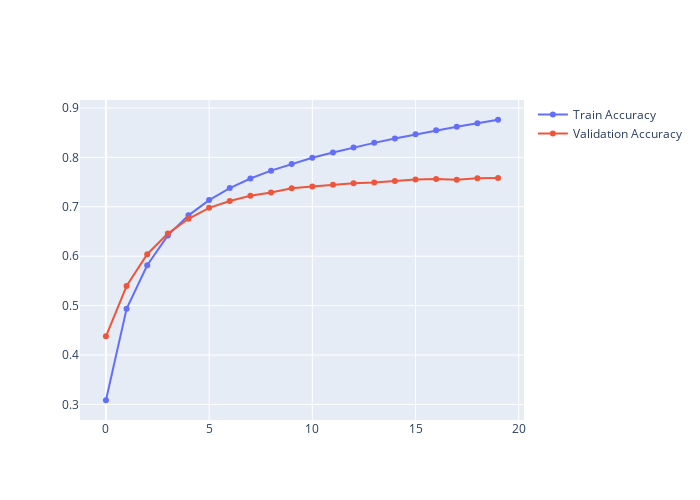

Notebook code cell kept with this figure:
### Markdown cell above
### Evaluation

### Code cell
get_model_metrics(y_val, model_tf_idf.predict(X_val_tf_idf_tensor), full_report = 0, plot = 1)

### Figure 1 — Plotly figure (JSON) as saved in the notebook; plotly's stock layout.template omitted (floating-point values rounded to 4 significant figures; data arrays with more than 128 entries replaced by an {"elided": "..."} marker saying what was removed)
{"data": [{"mode": "lines+markers", "name": "Train Accuracy", "type": "scatter", "x": {"elided": "200 int values"}, "y": [0.3084, 0.4936, 0.5817, 0.642, 0.6826, 0.7135, 0.7377, 0.7571, 0.7731, 0.7866, 0.7991, 0.8099, 0.8201, 0.8293, 0.8382, 0.8465, 0.8549, 0.8619, 0.8692, 0.8761]}, {"mode": "lines+markers", "name": "Validation Accuracy", "type": "scatter", "x": {"elided": "200 int values"}, "y": [0.4379, 0.5395, 0.604, 0.6457, 0.6757, 0.6979, 0.7115, 0.7221, 0.729, 0.7375, 0.7408, 0.7448, 0.7478, 0.7493, 0.7521, 0.755, 0.7561, 0.7548, 0.7579, 0.7581]}], "layout": {"height": 500, "width": 700, "xaxis": {"autorange": true, "range": [-1.261, 20.26], "type": "linear"}, "yaxis": {"autorange": true, "range": [0.2684, 0.9161], "type": "linear"}}}
